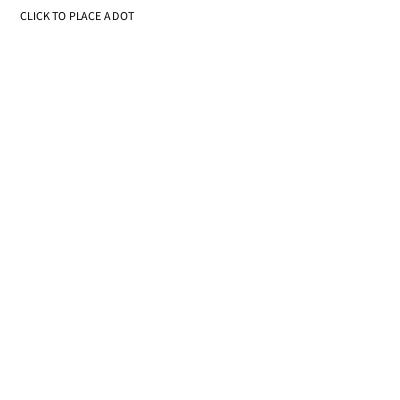
Frame 1 (no input)
Frame 60 (the mouse pressed at the canvas centre just before this capture): identical to frame 1, image omitted
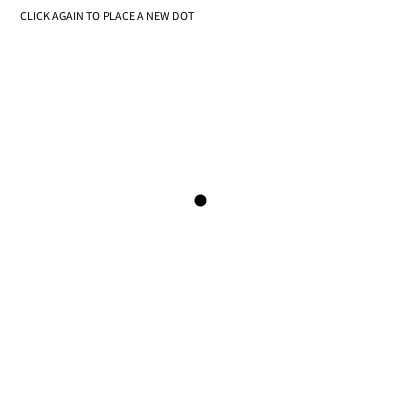
Frame 120 (the mouse held since frame 60 and released just before this capture)

The Processing sketch that drew these frames (run headless with seeded random() and noise(); from frame 60 on, the mouse is pressed at the canvas centre):

// Processing sketch: dotted_line_solution
// ── dotted_line_solution.pde
boolean dotPlaced = false;
float dotX, dotY;

void setup() {
  size(400, 400);
}

void draw() {
  background(255);
  textSize(12);
  fill(0);

  if (!dotPlaced) {
    text("CLICK TO PLACE A DOT", 20, 20);
  } else {
    text("CLICK AGAIN TO PLACE A NEW DOT", 20, 20);
    strokeWeight(12);
    point(dotX, dotY);

    strokeWeight(4);
    float dx = mouseX - dotX;
    float dy = mouseY - dotY;
    float dist = sqrt(dx*dx + dy*dy);
    float spacing = 8;

    // DIRECTION VERSION
    float t = 0;
    while (t <= dist) {
      float x = dotX + dx * (t / dist);
      float y = dotY + dy * (t / dist);
      point(x, y);
      t += spacing;
    }

    // UNIT VECTOR VERSION
    //float ux = dx / dist;
    //float uy = dy / dist;
    //float x = dotX, y = dotY;
    //while (dist >= 0) {
    //  point(x, y);
    //  x += ux * spacing;
    //  y += uy * spacing;
    //  dist -= spacing;
    //}
  }
}

void mousePressed() {
  dotX = mouseX;
  dotY = mouseY;
  dotPlaced = true;
}
